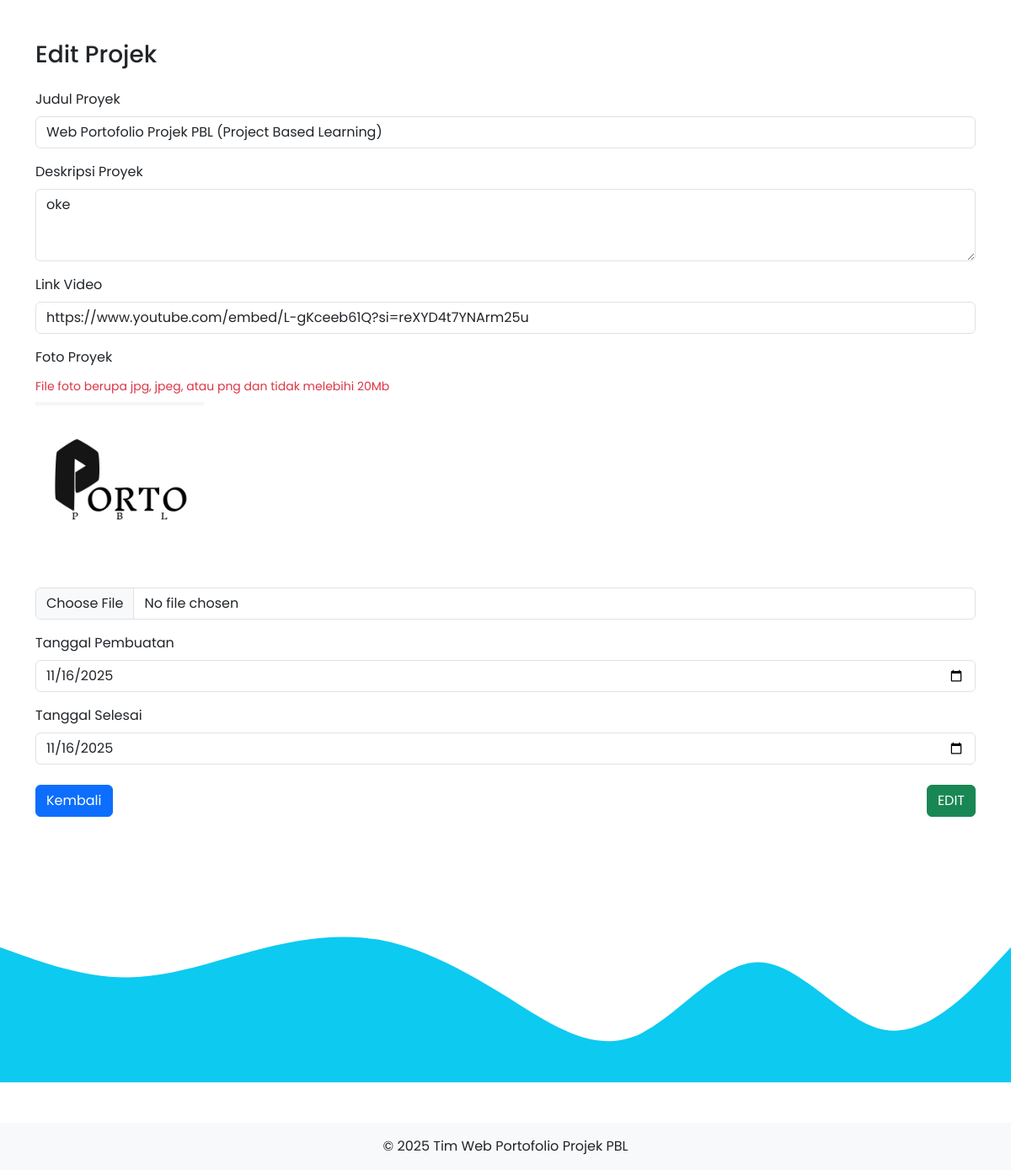
The page /mahasiswa/edit_projek.php?projek_id=11 (signed in) on the database its author committed.
### tables this page shows
CREATE TABLE `projek` (
  `projek_id` int(11) NOT NULL,
  `judul` varchar(255) NOT NULL,
  `deskripsi` varchar(255) NOT NULL,
  `link` varchar(255) NOT NULL,
  `gambar_projek` varchar(255) NOT NULL,
  `tgl_pembuatan` date NOT NULL,
  `tgl_selesai` date NOT NULL,
  `user_id` int(11) NOT NULL
);

### mahasiswa/edit_projek.php (the view, shortened to what this page needs)
<?php
include '../koneksi.php';
$projek_id = $_GET['projek_id'];
$query = "SELECT * FROM projek WHERE projek_id = '$projek_id'";
$result = mysqli_query($koneksi, $query);
$projek = mysqli_fetch_assoc($result);
?>
<!DOCTYPE html>
<html lang="en">
<head>
  <link rel="stylesheet" href="../css/bootstrap.min.css">
  <link rel="stylesheet" href="../styles.css" type="text/css">
</head>
<body>
  <div class="container my-5">
    <h3 class="mb-4">Edit Projek</h3>
    <form action="" method="post" enctype="multipart/form-data">
      <div class="mb-3">
        <label for="judul" class="form-label">Judul Proyek</label>
        <input type="text" class="form-control" id="judul" name="judul" value="<?= ($projek['judul'])?>">
      </div>
      <div class="mb-3">
        <label for="deskripsi" class="form-label">Deskripsi Proyek</label>
        <textarea class="form-control" id="deskripsi" name="deskripsi" rows="3"><?= $projek['deskripsi'] ?></textarea>
      </div>
      <div class="mb-3">
        <label for="video" class="form-label">Link Video</label>
        <input type="url" class="form-control" id="link" name="link" value="<?= $projek['link'] ?>">
      </div>
      <div class="mb-3">
        <label for="gambar_projek" class="form-label">Foto Proyek</label>
        <div class="form-text text-danger mb-2">
          File foto berupa jpg, jpeg, atau png dan tidak melebihi 20Mb
        </div>
        <?php if (!empty($projek['gambar_projek'])): ?>
          <div class="mt-2">
            <img src="../asset/uploads/<?= htmlspecialchars($projek['gambar_projek']) ?>" alt="Gambar Projek" width="200">
          </div>
        <?php endif; ?><br>
        <input type="file" class="form-control" id="gambar_projek" name="gambar_projek" accept=".jpg,.jpeg,.png">
      </div>
      <div class="mb-3">
        <label for="tgl_pembuatan" class="form-label">Tanggal Pembuatan</label>
        <input type="date" class="form-control" id="tgl_pembuatan" name="tgl_pembuatan" value="<?= $projek['tgl_pembuatan'] ?>">
      </div>
      <div class="mb-4">
        <label for="tgl_selesai" class="form-label">Tanggal Selesai</label>
        <input type="date" class="form-control" id="tgl_selesai" name="tgl_selesai" value="<?= $projek['tgl_selesai'] ?>">
      </div>
      <div class="d-flex justify-content-between">
        <a href="projek_saya.php" class="btn btn-primary">Kembali</a>
        <button type="submit" class="btn btn-success" name="edit">EDIT</button>
      </div>
    </form>
  </div>
  <img src="../asset/wave-info.svg" class="w-100" alt="">
  <footer class="text-center py-3 bg-light mt-5">
    &copy; <span>2025</span> Tim Web Portofolio Projek PBL
  </footer>
</body>
</html>

### styles.css (style rules this page uses)
body { font-family: 'Poppins','Sans-serif'; }

### rows shown on the page
projek: judul "Web Portofolio Projek PBL (Project Based Learning)", deskripsi "oke", link "https://www.youtube.com/embed/L-gKceeb61Q?si=reXYD4t7YNArm25u", gambar_projek (picture), tgl_pembuatan "11/16/2025", tgl_selesai "11/16/2025"
